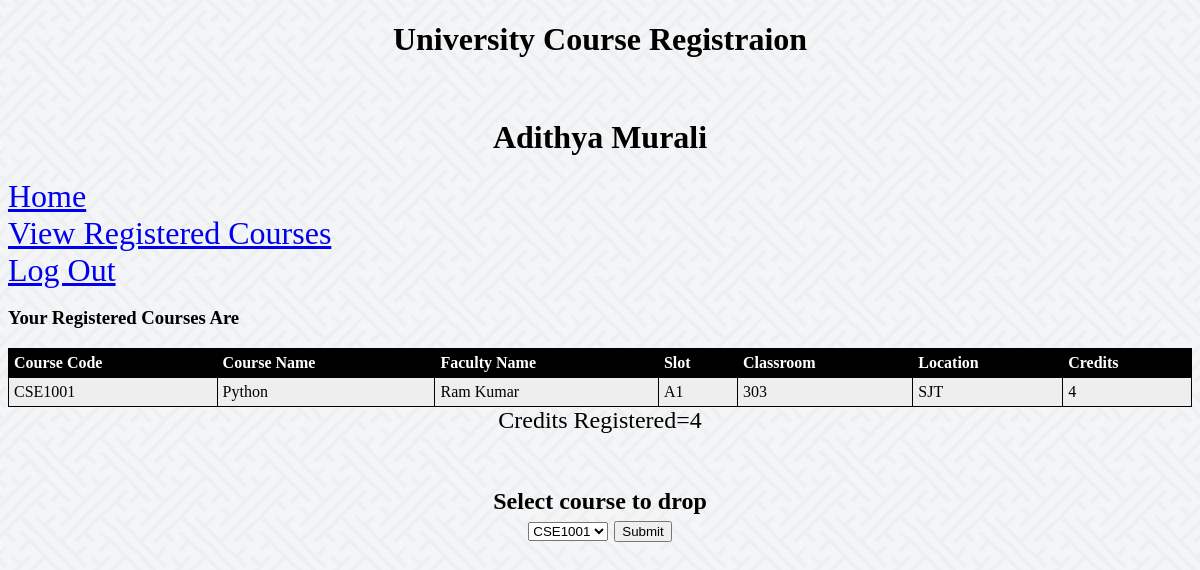
/registered.html.php (signed in), run on the app's committed database.
### tables this page shows
CREATE TABLE `Student` (
  `RNo` varchar(9) NOT NULL,
  `Fname` varchar(20) NOT NULL,
  `Lname` varchar(20) NOT NULL,
  `Address` varchar(80) NOT NULL,
  `DOB` date NOT NULL,
  `Phno` varchar(10) NOT NULL,
  `Email` varchar(20) NOT NULL,
  `Gender` varchar(1) NOT NULL,
  `Dno` int(11) NOT NULL,
  `Credits` int(11) NOT NULL,
  PRIMARY KEY (`RNo`),
  UNIQUE KEY `Phno` (`Phno`),
  UNIQUE KEY `Email` (`Email`),
  KEY `Dno_2` (`Dno`),
  CONSTRAINT `Student_ibfk_1` FOREIGN KEY (`Dno`) REFERENCES `Department` (`Dno`) ON DELETE CASCADE ON UPDATE CASCADE
);

CREATE TABLE `Course_Available` (
  `CCode` varchar(7) NOT NULL,
  `Slot` varchar(2) NOT NULL,
  `FNo` int(11) NOT NULL,
  `CNo` int(11) NOT NULL,
  `Location` varchar(20) NOT NULL,
  `Seats_left` int(11) NOT NULL,
  PRIMARY KEY (`CCode`,`Slot`,`FNo`),
  KEY `FNo` (`FNo`),
  KEY `CNo` (`CNo`),
  KEY `Location` (`Location`),
  KEY `Slot` (`Slot`),
  KEY `CCode` (`CCode`,`Slot`),
  CONSTRAINT `Course_Available_ibfk_1` FOREIGN KEY (`CCode`) REFERENCES `Course_Details` (`CCode`) ON DELETE CASCADE ON UPDATE CASCADE,
  CONSTRAINT `Course_Available_ibfk_2` FOREIGN KEY (`FNo`) REFERENCES `Faculty` (`FNo`) ON DELETE CASCADE ON UPDATE CASCADE,
  CONSTRAINT `Course_Available_ibfk_3` FOREIGN KEY (`CNo`) REFERENCES `Room` (`CNo`) ON DELETE CASCADE ON UPDATE CASCADE,
  CONSTRAINT `Course_Available_ibfk_4` FOREIGN KEY (`Location`) REFERENCES `Room` (`Location`) ON DELETE CASCADE ON UPDATE CASCADE
);

CREATE TABLE `Course_Details` (
  `CCode` varchar(7) NOT NULL,
  `CName` varchar(20) NOT NULL,
  `Credits` int(11) NOT NULL,
  `DNo` int(11) NOT NULL,
  PRIMARY KEY (`CCode`),
  KEY `DNo` (`DNo`),
  CONSTRAINT `Course_Details_ibfk_1` FOREIGN KEY (`DNo`) REFERENCES `Department` (`Dno`) ON DELETE CASCADE ON UPDATE CASCADE
);

CREATE TABLE `Faculty` (
  `FNo` int(11) NOT NULL,
  `FName` varchar(20) NOT NULL,
  `LName` varchar(20) NOT NULL,
  `Gender` varchar(1) NOT NULL,
  `DOB` date NOT NULL,
  `PhNo` varchar(10) NOT NULL,
  `Address` varchar(50) NOT NULL,
  `Email` varchar(20) NOT NULL,
  `DNo` int(11) NOT NULL,
  PRIMARY KEY (`FNo`),
  UNIQUE KEY `PhNo` (`PhNo`),
  UNIQUE KEY `Email` (`Email`),
  KEY `DNo_2` (`DNo`),
  CONSTRAINT `Faculty_ibfk_1` FOREIGN KEY (`DNo`) REFERENCES `Department` (`Dno`) ON DELETE CASCADE ON UPDATE CASCADE
);

### registered.html.php (the view, shortened to what this page needs)
<!DOCTYPE html>
<html lang="en">
<head>
</head>
<body background="images.png">
<h1 style="text-align: center;">University Course Registraion</h1>
<?php
$username=$_SESSION['username'];
$pdo = new PDO('mysql:host=169.254.119.234;dbname=Course_Registration', 'username',
'password');
$sql="select sum(Course_Details.Credits) from Course_Details,Student_Registers WHERE Student_Registers.CCode LIKE Course_Details.CCode and Student_Registers.Rno like '$username';";
         $result=$pdo->query($sql);
         $row=$result->fetch();
         $total=$row[0];
$sql="select * from Student where Rno like '$username'";
$result=$pdo->query($sql);
$output=$result->fetch();
$Fname=$output['Fname'];
$Lname=$output['Lname'];
?>
<br>
<h1 style="text-align: center;"><?php echo "$Fname  $Lname" ?></h1>
<font size="6" color="blue">
<a href="welcome.html.php">Home</a>
<br>
<a href="registered.html.php">View Registered Courses</a>
<br>
<a href="logout.php">Log Out</a>
</font>
<br>
<h3>Your Registered Courses Are</h3>
<table id="t01">
  <tr>
    <th>Course Code</th>
    <th>Course Name</th>
    <th>Faculty Name</th>
    <th>Slot</th>
    <th>Classroom</th>
    <th>Location</th>
    <th>Credits</th>
</tr>
<?php
$sql= "select a.ccode,a.slot,a.cno,a.location,b.fname,b.lname,c.cname,c.credits from Course_Available a,Faculty b,Course_Details c where a.fno like b.fno and a.ccode like c.ccode and a.ccode in (SELECT CCode FROM Student_Registers where Rno like '$username') and a.fno like(Select fno from Student_Registers where ccode like a.ccode and Rno like '$username') and a.slot like(SELECT slot from Student_Registers where CCode like a.ccode)";
$result=$pdo->query($sql);
while ($row = $result->fetch())
{
    echo "
    <tr>
    <td>$row[0]</td>
    <td>$row[6]</td>
    <td>$row[4] $row[5]</td>
    <td>$row[1]</td>
    <td>$row[2]</td>
    <td>$row[3]</td>
    <td>$row[7]</td>
</tr>";
}
?>
</table>
<font size="5">
<center>
<?php echo "Credits Registered=$total";?>
<br><br><br>
<strong>Select course to drop</strong>
<form name="frmdropdown" method="post" action="">
<select name="select">
<?php
$sql="select ccode from Student_Registers where Rno like '$username';";
$result=$pdo->query($sql);
while($row=$result->fetch())
{
echo "<option value='$row[0]'>$row[0]</option>" ;
}
?>
</select>
<input type="submit" name="submit" value="Submit"/>
</form>
</center>
</font>
</body>
</html>

### registered.html.php (style rules this page uses)
table { width:100%; }
table, th, td { border: 1px solid black; border-collapse: collapse; }
th, td { padding: 5px; text-align: left; }
table#t01 tr:nth-child(even) { background-color: #eee; }
table#t01 tr:nth-child(odd) { background-color:#fff; }
table#t01 th { background-color: black; color: white; }

### data on the page
student: Fname "Adithya", Lname "Murali"
course_available: CCode "CSE1001", CCode.CName "Python", FNo.FName "Ram", FNo.LName "Kumar", Slot "A1", CNo "303", Location "SJT", CCode.Credits "4"

### other printed values
$total "4"
form field select "CSE1001"
